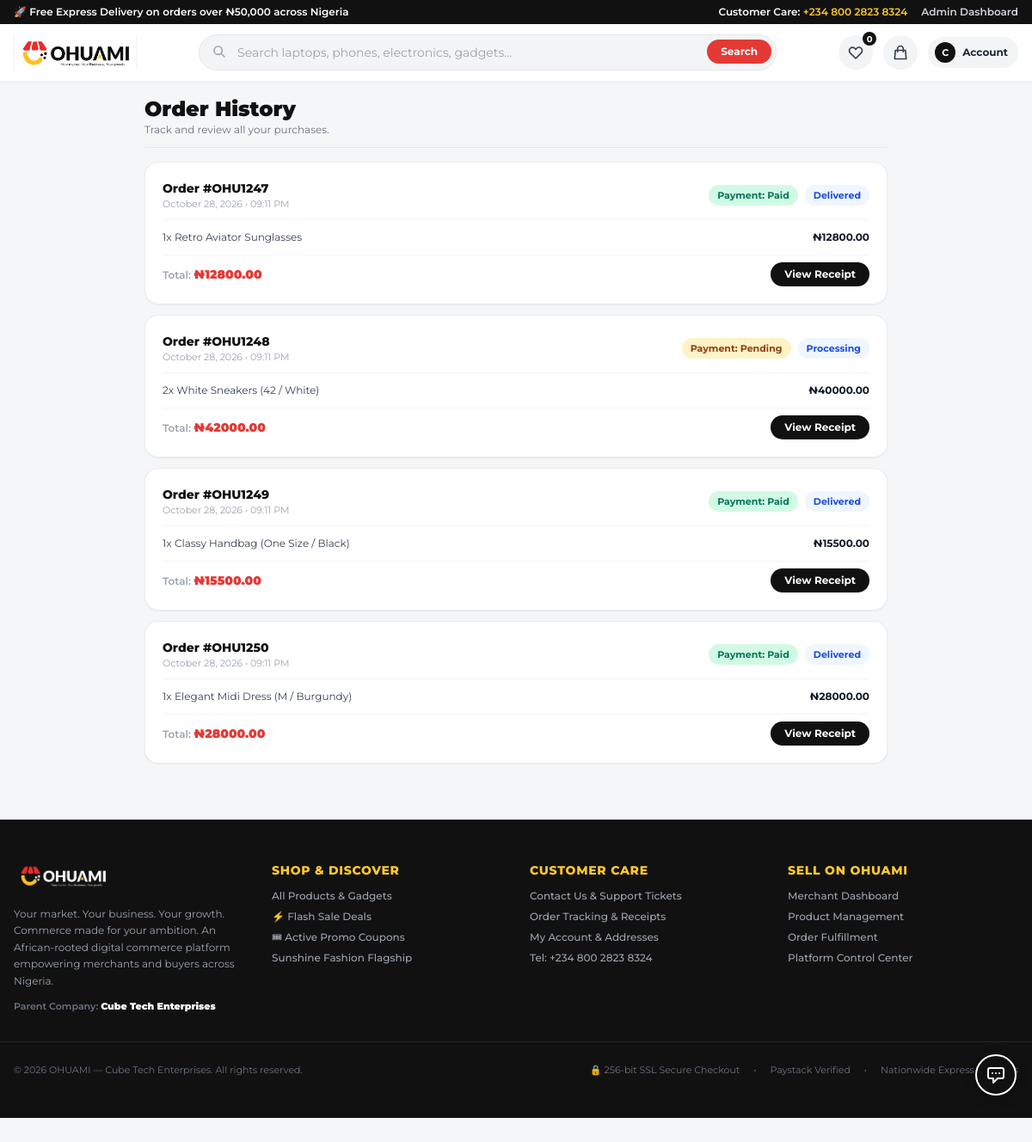
The page /orders/history/ (signed in) on the database as committed earlier.
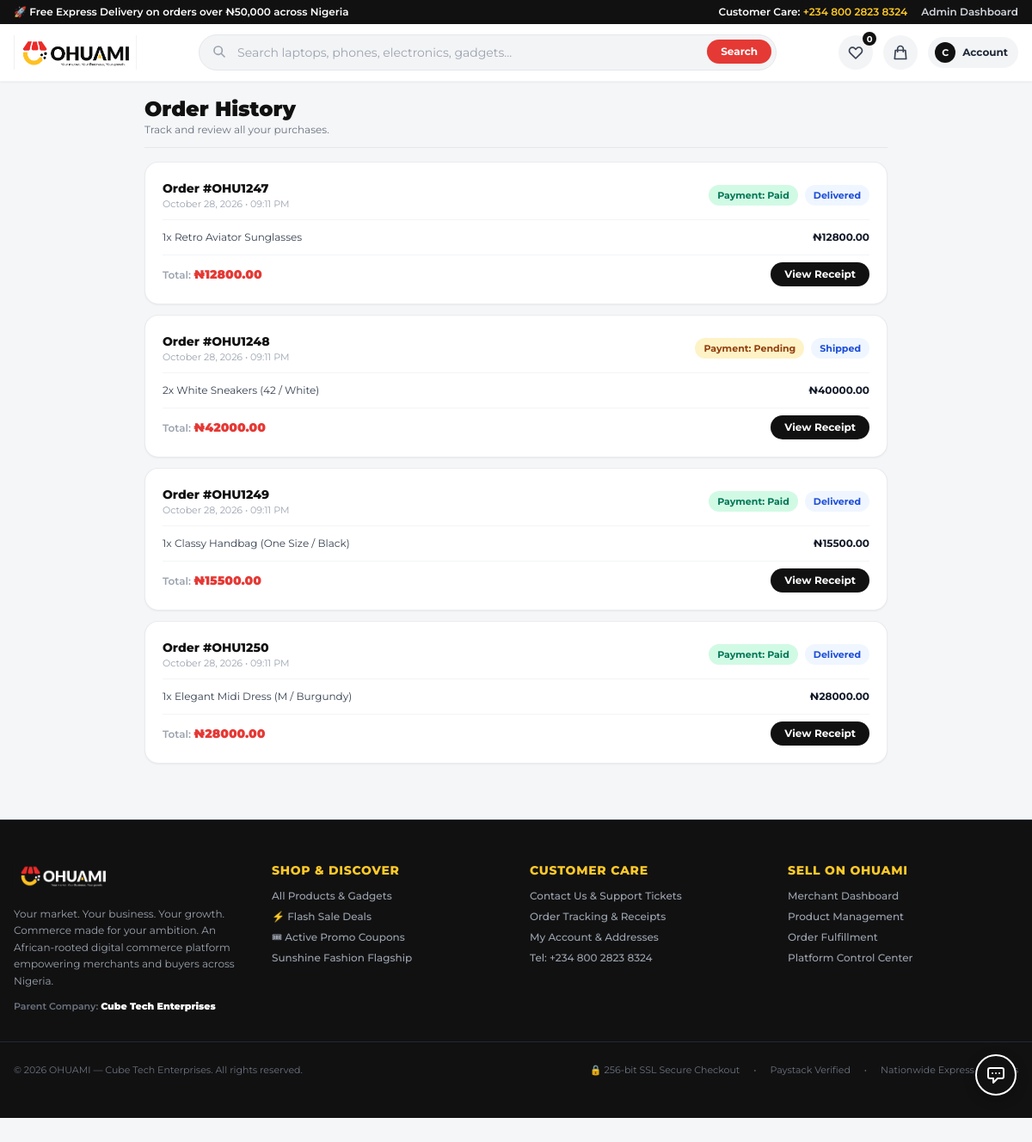
The same page on the database as committed later.
### apps/orders/models.py (models this page shows, shortened)
class Order(models.Model):
    class PaymentStatus(models.TextChoices):
        PENDING = 'pending', _('Pending')
        PAID = 'paid', _('Paid')
        FAILED = 'failed', _('Failed')
        REFUNDED = 'refunded', _('Refunded')
        CANCELLED = 'cancelled', _('Cancelled')
    class FulfillmentStatus(models.TextChoices):
        UNFULFILLED = 'unfulfilled', _('Unfulfilled')
        PROCESSING = 'processing', _('Processing')
        SHIPPED = 'shipped', _('Shipped')
        DELIVERED = 'delivered', _('Delivered')
        RETURNED = 'returned', _('Returned')
    class OrderStatus(models.TextChoices):
        DRAFT = 'draft', _('Draft')
        CONFIRMED = 'confirmed', _('Confirmed')
        COMPLETED = 'completed', _('Completed')
        CANCELLED = 'cancelled', _('Cancelled')
    order_reference = models.CharField(max_length=64, unique=True, editable=False, db_index=True)
    store = models.ForeignKey('catalog.Store', on_delete=models.SET_NULL, null=True, blank=True, related_name='orders')
    customer = models.ForeignKey(settings.AUTH_USER_MODEL, on_delete=models.SET_NULL, null=True, blank=True, related_name='orders')
    customer_email = models.EmailField()
    customer_phone = models.CharField(max_length=30)
    customer_name = models.CharField(max_length=255)
    shipping_recipient_name = models.CharField(max_length=255)
    shipping_phone = models.CharField(max_length=30)
    shipping_street_address = models.CharField(max_length=255)
    shipping_apartment = models.CharField(max_length=100, blank=True, default='')
    shipping_city = models.CharField(max_length=100)
    shipping_state = models.CharField(max_length=100)
    shipping_postal_code = models.CharField(max_length=20, blank=True, default='')
    shipping_country = models.CharField(max_length=100, default='Nigeria')
    currency = models.CharField(max_length=10, default='NGN')
    items_subtotal = models.DecimalField(max_digits=12, decimal_places=2, default=Decimal('0.00'))
    shipping_fee = models.DecimalField(max_digits=12, decimal_places=2, default=Decimal('0.00'))
    discount_amount = models.DecimalField(max_digits=12, decimal_places=2, default=Decimal('0.00'))
    tax_amount = models.DecimalField(max_digits=12, decimal_places=2, default=Decimal('0.00'))
    total_amount = models.DecimalField(max_digits=12, decimal_places=2, default=Decimal('0.00'))
    coupon = models.ForeignKey(Coupon, on_delete=models.SET_NULL, null=True, blank=True, related_name='orders')
    coupon_code_snapshot = models.CharField(max_length=50, blank=True, default='')
    payment_status = models.CharField(max_length=20, choices=PaymentStatus.choices, default=PaymentStatus.PENDING)
    fulfillment_status = models.CharField(max_length=20, choices=FulfillmentStatus.choices, default=FulfillmentStatus.UNFULFILLED)
    order_status = models.CharField(max_length=20, choices=OrderStatus.choices, default=OrderStatus.CONFIRMED)
    payment_method = models.CharField(max_length=50, default='paystack', help_text="e.g. paystack, flutterwave, sandbox")
    created_at = models.DateTimeField(auto_now_add=True)
    updated_at = models.DateTimeField(auto_now=True)
    paid_at = models.DateTimeField(null=True, blank=True)
    class Meta:
        ordering = ['-created_at']

### apps/orders/views.py (the view)
# urls.py: path('history/', views.order_history, name='history'),
def order_history(request):
    if request.user.is_authenticated:
        orders = Order.objects.filter(customer=request.user).prefetch_related('items').order_by('-created_at')
    else:
        orders = Order.objects.none()
    return render(request, 'orders/history.html', {'orders': orders})

### apps/core/models.py (called while the page is built)
    @classmethod
    def get_settings(cls):
        setting, _ = cls.objects.get_or_create(id=1)
        return setting

### templates/orders/history.html (shortened to what this page needs)
{% extends 'base.html' %}
{% load static %}
{% block content %}
<div class="max-w-4xl mx-auto px-4 py-4 space-y-4">
  <div class="border-b border-gray-200 pb-3">
    <h1 class="text-xl sm:text-2xl font-black text-[#111111]">Order History</h1>
    <p class="text-xs text-gray-500">Track and review all your purchases.</p>
  </div>
  <div class="space-y-3">
    {% for order in orders %}
    <div class="bg-white rounded-2xl p-4 sm:p-5 border border-gray-200/80 shadow-sm space-y-3">
      <div class="flex flex-wrap items-center justify-between gap-2 border-b border-gray-100 pb-2.5 text-xs">
        <div>
          <span class="font-extrabold text-sm text-[#111111]">Order #{{ order.order_reference }}</span>
          <span class="text-gray-400 block text-[11px]">{{ order.created_at|date:"F d, Y • h:i A" }}</span>
        </div>
        <div class="flex items-center gap-2">
          <span class="text-[11px] font-bold px-2.5 py-1 rounded-full {% if order.payment_status == 'paid' %}bg-emerald-100 text-emerald-700{% else %}bg-amber-100 text-amber-800{% endif %}">
            Payment: {{ order.get_payment_status_display }}
          </span>
          <span class="text-[11px] font-bold px-2.5 py-1 rounded-full bg-blue-50 text-blue-700">
            {{ order.get_fulfillment_status_display }}
          </span>
        </div>
      </div>
      <div class="space-y-1.5 text-xs">
        {% for item in order.items.all %}
        <div class="flex justify-between items-center text-gray-700">
          <span>{{ item.quantity }}x {{ item.product_name }} {% if item.variant_name %}({{ item.variant_name }}){% endif %}</span>
          <span class="font-bold text-gray-900">{{ currency_symbol }}{{ item.line_total|floatformat:2 }}</span>
        </div>
        {% endfor %}
      </div>
      <div class="pt-2 border-t border-gray-100 flex items-center justify-between">
        <div>
          <span class="text-xs text-gray-400 font-semibold">Total: </span>
          <span class="font-black text-sm text-[#E53935]">{{ currency_symbol }}{{ order.total_amount|floatformat:2 }}</span>
        </div>
        <a href="{% url 'orders:confirmation' order_ref=order.order_reference %}" class="btn-black text-xs font-bold px-4 py-1.5 rounded-full">
          View Receipt
        </a>
      </div>
    </div>
    {% endfor %}
  </div>
</div>
{% endblock %}

Rows that differ between the two databases and show on the page:
changed Order "OHU1248": fulfillment_status "Processing" → "Shipped"
